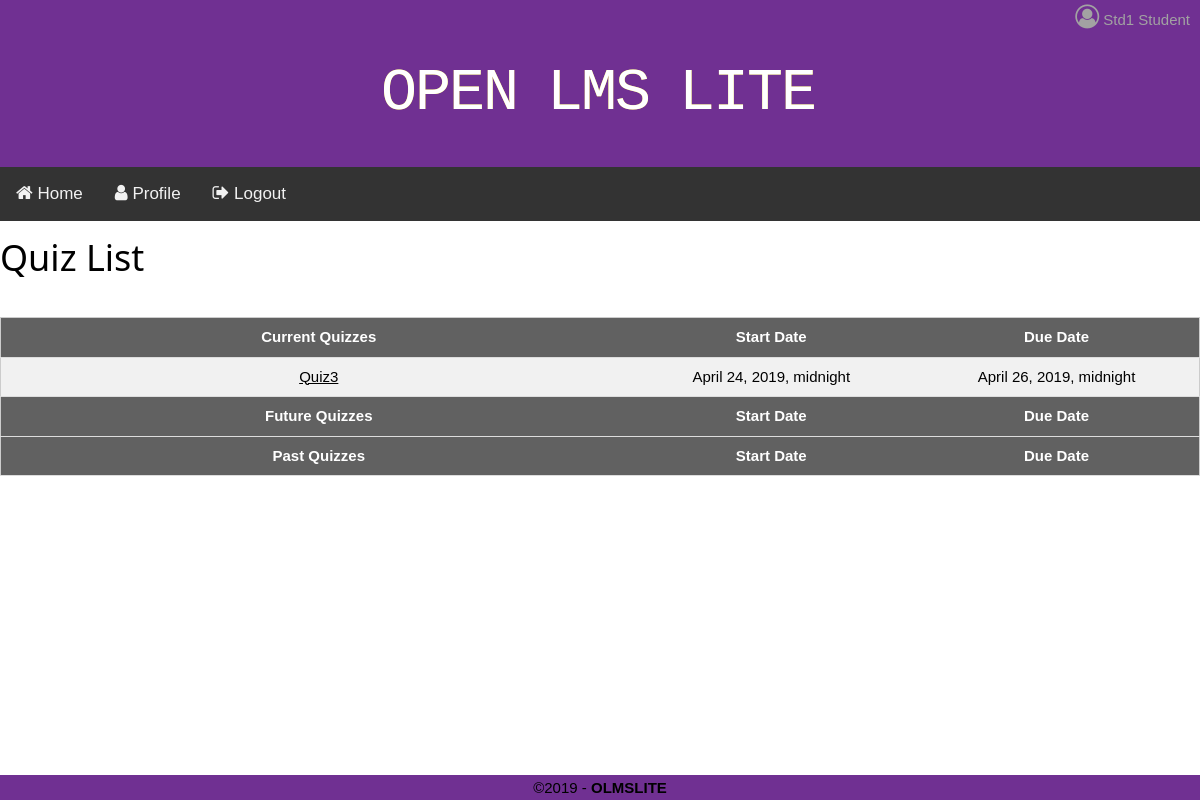
Page /courses/1/quizzes/ (signed in) on the earlier database version.
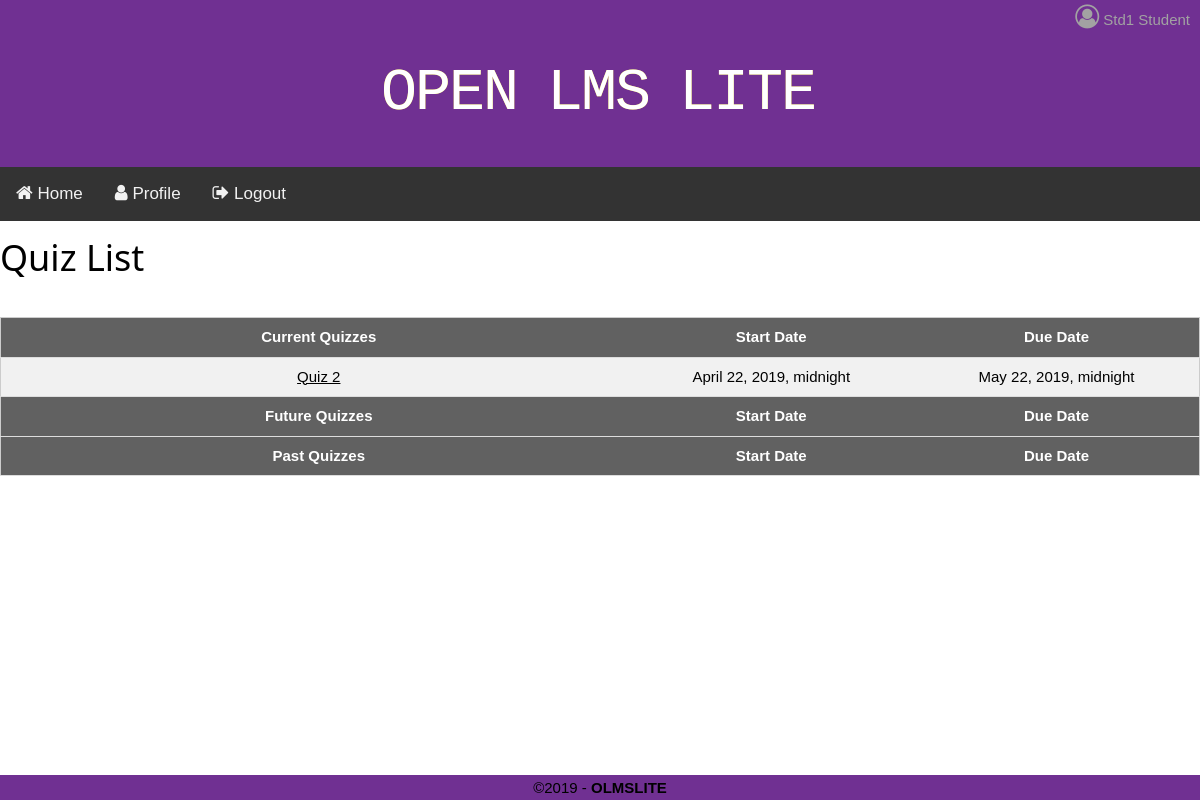
Same page on the later database version.
### accounts/models.py (models this page shows, shortened)
class User(AbstractBaseUser):
    email = models.CharField(max_length=255, unique=True)
    first_name = models.CharField(max_length=255, blank=True)
    last_name = models.CharField(max_length=255, blank=True)
    active = models.BooleanField(default=True)
    staff = models.BooleanField(default=False)
    admin = models.BooleanField(default=False)
    courses = models.ManyToManyField('courses.Course')
    profile_photo = models.ImageField(upload_to=photo_upload_address, blank=True)
    USER_TYPE_CHOICES = (
        (2, 'student'),
        (1, 'professor'),
        (0, 'admin'),
    )
    role = models.SmallIntegerField(choices=USER_TYPE_CHOICES, blank=True)
    USERNAME_FIELD = 'email'
    REQUIRED_FIELDS = []
    objects = UserManager()
    @property
    def is_active(self):
        return self.active

### courses/models.py (models this page shows, shortened)
class Assignment(models.Model):
	assignment_name	= models.CharField(max_length=255, blank=True)
	open_date		= models.DateTimeField(blank=True)
	due_date		= models.DateTimeField(blank=True)
	prof			= models.ForeignKey('accounts.Professor', on_delete=models.CASCADE)
	course_id		= models.ForeignKey('courses.Course', on_delete=models.CASCADE)
	TYPE_CHOICES = (
		(2, 'homework'),
		(1, 'survey'),
		(0, 'quiz'),
	)
	type 			= models.SmallIntegerField(choices=TYPE_CHOICES, blank=True)

class Quiz(Assignment):
	grade_viewable = models.BooleanField()
	file = models.FileField(upload_to=quiz_upload_address, blank=True)

class Assignment(models.Model):
	assignment_name	= models.CharField(max_length=255, blank=True)
	open_date		= models.DateTimeField(blank=True)
	due_date		= models.DateTimeField(blank=True)
	prof			= models.ForeignKey('accounts.Professor', on_delete=models.CASCADE)
	course_id		= models.ForeignKey('courses.Course', on_delete=models.CASCADE)
	TYPE_CHOICES = (
		(2, 'homework'),
		(1, 'survey'),
		(0, 'quiz'),
	)
	type 			= models.SmallIntegerField(choices=TYPE_CHOICES, blank=True)

### courses/views.py (the view)
# urls.py: path('courses/<int:cid>/quizzes/',courseView.quiz_list_view, name='quiz_list'),
def quiz_list_view(request, cid):
	context_dict = {}
	course = Course.objects.get(id=cid)
	quizzes = Student.objects.get(id=request.user.id).quizes.all()
	context_dict['quizzes'] = quizzes
	context_dict['course'] = course
	return render(request, 'quiz_list_page.html', context_dict)

### templates/quiz_list_page.html
{% extends 'base.html' %}
{% block content %}
    <h1>Quiz List</h1><br>
    <table class="w3-table-all w3-centered">
    <tbody>
    <tr class="quiztablerow w3-dark-gray">
        <th class="tablerowheader">Current Quizzes</th>
        <th class="tablerowheader">Start Date</th>
        <th class="tablerowheader">Due Date</th>
    </tr>
    {% for Quiz in quizzes %}
        {% if Quiz in course.quizes.all %}
            <tr>
                <td class="cQuizList"><a id = '{{ Quiz.id }}' href="{%  url 'quiz_start' cid=Quiz.course_id.id id=Quiz.id %} ">{{ Quiz.assignment_name }}</a></td>
                <td class="cStartDate">{{ Quiz.open_date }}</td>
                <td class="cDueDate">{{ Quiz.due_date }}</td>
            </tr>
        {% endif %}
    {% endfor %}
    <tr class="quiztablerow w3-dark-gray">
        <th class="tablerowheader">Future Quizzes</th>
        <th class="tablerowheader">Start Date</th>
        <th class="tablerowheader">Due Date</th>
    </tr>
    <tr class="quiztablerow w3-dark-gray">
        <th class="tablerowheader">Past Quizzes</th>
        <th class="tablerowheader">Start Date</th>
        <th class="tablerowheader">Due Date</th>
    </tr>
    </tbody>
    </table>
{% endblock content %}

### templates/base.html (shortened to what this page needs)
{% load static %}
<!doctype html>
<html lang="en-US">
<head>
	<link rel="stylesheet" href="https://cdnjs.cloudflare.com/ajax/libs/font-awesome/4.7.0/css/font-awesome.min.css">
    <link rel="stylesheet" type = "text/css" href="{% static '/css/main.css' %}">
    <link rel="stylesheet" type = "text/css" href="{% static '/css/w3.css' %}">
    <link rel="stylesheet" type = "text/css" href="{% static '/css/logo.css' %}">
</head>
<body>
  <header id="titlebar">
  {% if user.is_authenticated and user.profile_photo.url %}
      <p id="hellomessage"><a href="{% url 'profile' %}"><img src="{{ user.profile_photo.url }}"></a>{{ user.first_name }} {{ user.last_name }}</p>
      {% elif user.is_authenticated %}
      <p id="hellomessage"><a href="{% url 'profile' %}"><i class="fa fa-user-circle-o" style="font-size:24px"></i></a>{{ user.first_name }} {{ user.last_name }}</p>
  {% endif %}
  	<a href={% url 'index' %}>
        <pre class="logo" id="logo"><div class="wrapper" style="width: 34px; height: 90px; top: 0px;"><span class="letter-1">O</span><span class="letter-2">O</span></div><div class="wrapper" style="width: 34px; height: 90px; top: 0px;"><span class="letter-1">P</span><span class="letter-2">P</span></div><div class="wrapper" style="width: 34px; height: 90px; top: 0px;"><span class="letter-1">E</span><span class="letter-2">E</span></div><div class="wrapper" style="width: 34px; height: 90px; top: 0px;"><span class="letter-1">N</span><span class="letter-2">N</span></div><div class="wrapper" style="width: 30px; height: 0px; top: 0px;"></div><div class="wrapper" style="width: 34px; height: 90px; top: 0px;"><span class="letter-1">L</span><span class="letter-2">L</span></div><div class="wrapper" style="width: 34px; height: 90px; top: 0px;"><span class="letter-1">M</span><span class="letter-2">M</span></div><div class="wrapper" style="width: 34px; height: 90px; top: 0px;"><span class="letter-1">S</span><span class="letter-2">S</span></div><div class="wrapper" style="width: 30px; height: 0px; top: 0px;"></div><div class="wrapper" style="width: 34px; height: 90px; top: 0px;"><span class="letter-1">L</span><span class="letter-2">L</span></div><div class="wrapper" style="width: 34px; height: 90px; top: 0px;"><span class="letter-1">I</span><span class="letter-2">I</span></div><div class="wrapper" style="width: 34px; height: 90px; top: 0px;"><span class="letter-1">T</span><span class="letter-2">T</span></div><div class="wrapper" style="width: 34px; height: 90px; top: 0px;"><span class="letter-1">E</span><span class="letter-2">E</span></div></pre>
  {% block navbar %}
    <nav>
       <div class="topnav" id="myTopnav">
       <a href="{% url 'index' %}"><i class="fa fa-home" style="font-size:18px"></i> Home</a>
          <a href="{% url 'profile' %}"><i class="fa fa-user" style="font-size:18px"></i> Profile</a>
          {% if user.is_authenticated %}
              <a href="{% url 'logout' %}"><i class="fa fa-sign-out" style="font-size:18px"></i> Logout</a>
          {% else %}
            <a href="{% url 'login' %}"><i class="fa fa-sign-in" style="font-size:18px"></i> Login</a>
          {% endif %}
      </div>
    </nav>
  {% endblock navbar %}
  </header>
  {% block content %}
  {% endblock content %}
  <footer>
	<div class="copyright">&copy;2019 - <strong>OLMSLITE</strong></div>
  </footer>
</body>
</html>

### static/css/main.css (style rules this page uses)
* { box-sizing: border-box; margin: 0; padding: 0; outline: 0; font-size: 100%; vertical-align: baseline; background: transparent; }
body { margin: 0; font-family: Arial, Helvetica, sans-serif; }
a pre { margin: auto; margin-left: auto; }
footer { text-align: center; height: 25px; line-height: 25px; z-index: -1; bottom: 0; width: 100%; display: block; }
.logo { font-size: 60px; width: fit-content; color: #eaeaea; }
#hellomessage { color: #a2a2a2; text-align: right; padding-right: 10px; }
.topnav { overflow: hidden; background-color: #333; }
.topnav a { float: left; display: block; color: #f2f2f2; text-align: center; padding: 14px 16px; text-decoration: none; font-size: 17px; }
#titlebar { background-color: #703092; text-align: center; }
.copyright { text-align: center; background-color: #703092; height: 25px; line-height: 25px; position: fixed; bottom: 0; width: 100%; display: block; }
p#hellomessage img, p#hellomessage i { width: 40px; height: 40px; border-radius: 50%; margin: 4px; }
.cQuizList { width: 33vw; text-align: center; padding-top: 10px; }
.cStartDate, .cDueDate { width: 15vw; text-align: center; padding-top: 10px; }

### static/css/w3.css (style rules this page uses)
html { box-sizing:border-box }
*,*:before,*:after { box-sizing:inherit }
html { -ms-text-size-adjust:100%;-webkit-text-size-adjust:100% }
body { margin:0 }
article,aside,details,figcaption,figure,footer,header,main,menu,nav,section,summary { display:block }
a { background-color:transparent;-webkit-text-decoration-skip:objects }
code,kbd,pre,samp { font-family:monospace,monospace;font-size:1em }
html,body { font-family:Verdana,sans-serif;font-size:15px;line-height:1.5 }
html { overflow-x:hidden }
h1 { font-size:36px }
h1,h2,h3,h4,h5,h6 { font-family:"Segoe UI",Arial,sans-serif;font-weight:400;margin:10px 0 }
a { color:inherit }
.w3-table,.w3-table-all { border-collapse:collapse;border-spacing:0;width:100%;display:table }
.w3-table-all { border:1px solid #ccc }
.w3-bordered tr,.w3-table-all tr { border-bottom:1px solid #ddd }
.w3-table-all tr:nth-child(odd) { background-color:#fff }
.w3-table-all tr:nth-child(even) { background-color:#f1f1f1 }
.w3-centered tr th,.w3-centered tr td { text-align:center }
.w3-table td,.w3-table th,.w3-table-all td,.w3-table-all th { padding:8px 8px;display:table-cell;text-align:left;vertical-align:top }
.w3-table th:first-child,.w3-table td:first-child,.w3-table-all th:first-child,.w3-table-all td:first-child { padding-left:16px }
.w3-dark-grey,.w3-hover-dark-grey:hover,.w3-dark-gray,.w3-hover-dark-gray:hover { color:#fff!important;background-color:#616161!important }

### static/css/logo.css (style rules this page uses)
#logo .wrapper { display: inline-block; top: -900px; position: relative; width: 90px; transition: ease 0.1s all; }
#logo .wrapper span { position: absolute; top: 0; right: 0; transition: ease 0.1s all; }
#logo .wrapper span.letter-2 { color: rgba(255, 252, 0, 0.84); }
#logo .wrapper span.letter-1 { color: rgb(255, 255, 255); z-index: 1; }

Differences in the rows shown:
removed Quiz: assignment_name "Quiz3", open_date "April 24, 2019, midnight", due_date "April 26, 2019, midnight"
added Quiz: assignment_name "Quiz 2", open_date "April 22, 2019, midnight", due_date "May 22, 2019, midnight"
